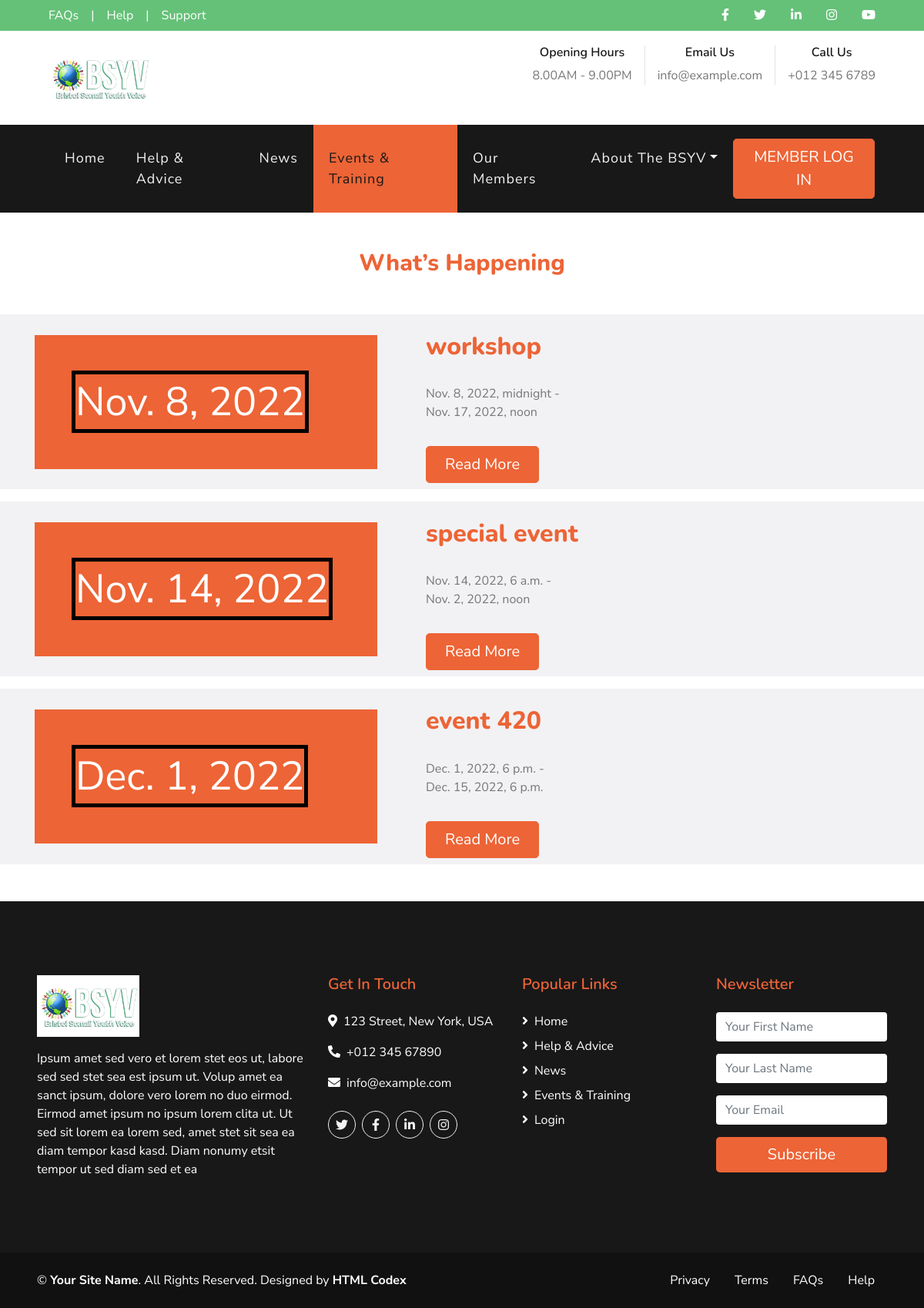
The page /events-and-training on the database its author committed.
### community/models.py (models this page shows, shortened)
class events_table(models.Model):
    class Meta:
        verbose_name_plural = 'Event Table'
    title = models.CharField(max_length=255)
    slug = models.SlugField(default="Auto-Generate", editable=False)
    From_Time = models.DateTimeField()
    To_Time = models.DateTimeField()
    Via = models.CharField(max_length=255)
    image = models.ImageField(upload_to='events/', default=None, blank=True, null=True)
    Details = RichTextField(blank=True, null=True)
    active = models.BooleanField(default=True)

### community/views.py (the view)
# urls.py: path('events-and-training', views.events_and_training, name="events_and_training"),
def events_and_training(request):
    all_events = events_table.objects.filter(active=True)
    context = {'all_events':all_events}
    return render(request, 'events_and_training.html', context)

### templates/events_and_training.html (shortened to what this page needs)
{% extends 'base.html' %}
{% load static %}
{% block active_events_and_training %}active{% endblock %}
{% block body %}
    <div class="d-flex flex-column text-center mb-5 mt-5">
        <h2 class="display-4 m-0" style="font-size: 30px;"><span class="text-primary">What’s Happening</span></h2>
    </div>
    {% if all_events %}
    {% for event in all_events %}
    <div class="container-fluid bg-light mb-3">
        <div class="container">
            <div class="row align-items-center">
                <div class="col-lg-5">
                    <div class="bg-primary py-5 px-4 px-sm-5" style="">
                        <span style="color:white; border: 5px solid black; font-size: 52px; margin-left: auto; margin-right: auto;">{{ event.From_Time.date }}</span>
                    </div>
                </div>
                <div class="col-lg-7 py-5 py-lg-0 px-3 px-lg-5">
                    <h1 class="display-4 mb-4"><span class="text-primary"><span style="font-size:32px;">{{ event.title }}</span></span></h1>
                    <p>{{ event.From_Time }} -<br>
{{ event.To_Time }}</p>
                <a href="{% url 'event_details' event.slug %}" class="btn btn-lg btn-primary mt-3 px-4 mb-2">Read More</a>
                </div>
            </div>
        </div>
    </div>
    {% endfor %}
    {% endif %}
{% endblock %}

### rows shown on the page
events_table: From_Time "Nov. 8, 2022", title "workshop", From_Time "Nov. 8, 2022, midnight", To_Time "Nov. 17, 2022, noon"
events_table: From_Time "Nov. 14, 2022", title "special event", From_Time "Nov. 14, 2022, 6 a.m.", To_Time "Nov. 2, 2022, noon"
events_table: From_Time "Dec. 1, 2022", title "event 420", From_Time "Dec. 1, 2022, 6 p.m.", To_Time "Dec. 15, 2022, 6 p.m."
